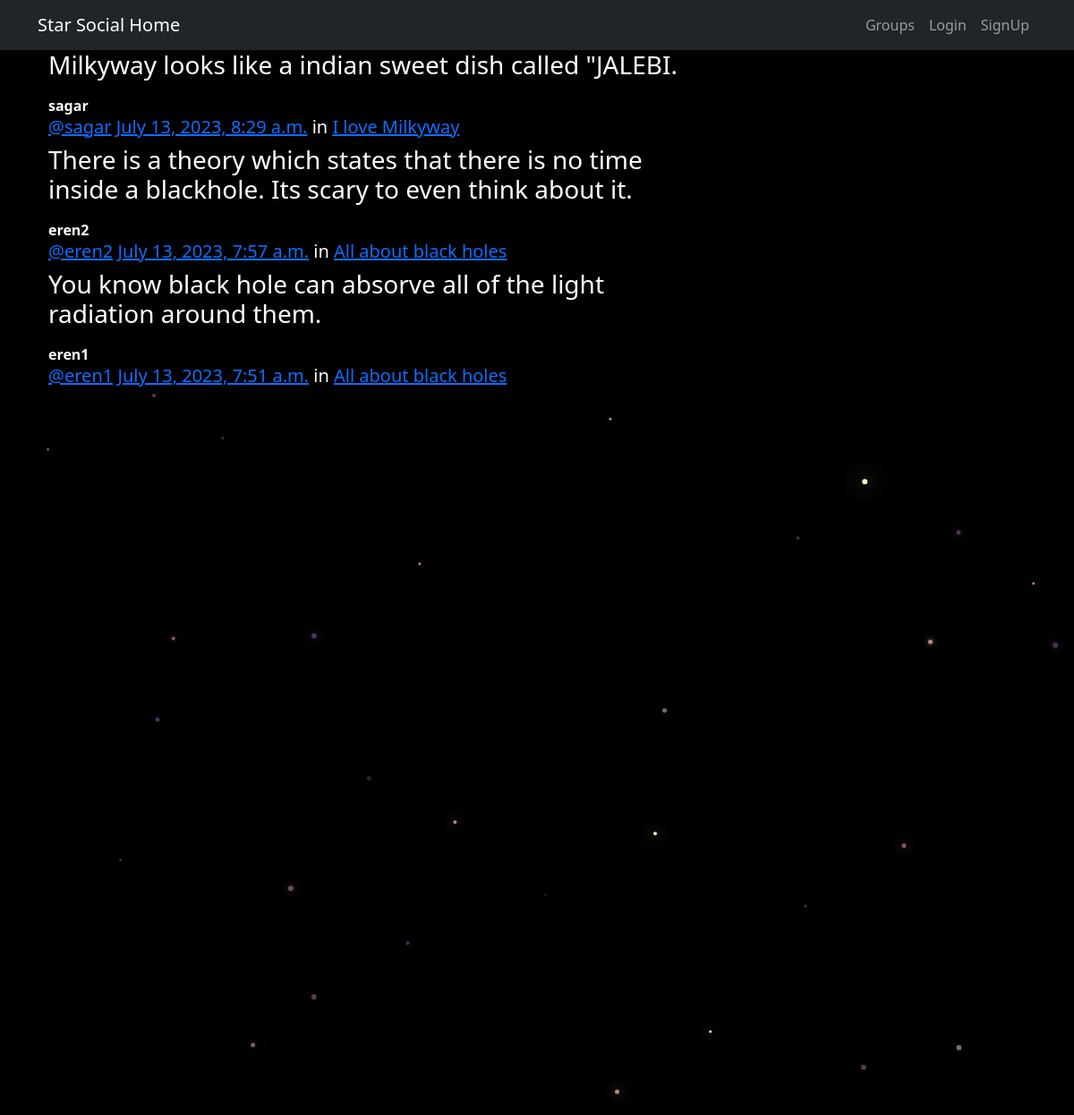
/posts/, run on the app's committed database.
### posts/models.py (models this page shows, shortened)
class Post(models.Model):
    user = models.ForeignKey(User, related_name="posts",on_delete=models.CASCADE)
    created_at = models.DateTimeField(auto_now=True)
    message = models.TextField()
    message_html = models.TextField(editable=False)
    group = models.ForeignKey(Group, related_name="posts",null=True, blank=True,on_delete=models.CASCADE)
    class Meta:
        ordering = ["-created_at"]
        unique_together = ["user", "message"]

### groups/models.py (models this page shows, shortened)
class Group(models.Model):
    name = models.CharField(max_length=255, unique=True)
    slug = models.SlugField(allow_unicode=True, unique=True)
    description = models.TextField(blank=True, default='')
    description_html = models.TextField(editable=False, default='', blank=True)
    members = models.ManyToManyField(User,through="GroupMember")
    class Meta:
        ordering = ["name"]

### posts/views.py (the view)
# urls.py: path("", views.PostList.as_view(), name="all"),
class PostList(SelectRelatedMixin, generic.ListView):
    model = models.Post
    select_related = ("user", "group")

### posts/templates/posts/post_list.html (shortened to what this page needs)
{% extends "posts/post_base.html" %}
{% load humanize %}
{% block post_content %}
<div class="col-md-8">
	{% for post in post_list %}
  {% include "posts/_post.html" %}
	{% endfor %}
</div>
{% endblock %}

### posts/templates/posts/_post.html (shortened to what this page needs)
<div class="post media">
	<h3>{{ post.message_html|safe }}</h3>
	<div class="media-body">
		<strong>{{ post.user.username }}</strong>
		<h5 class="media-heading">
			<span class="username"><a href="{% url 'posts:for_user' username=post.user.username %}">@{{ post.user.username }}</a></span>
			<time class="time"><a href="{% url 'posts:single' username=post.user.username pk=post.pk %}">{{ post.created_at }}</a></time>
			{% if post.group %}
			<span class="group-name">in <a href="#">{{ post.group.name }}</a></span>
			{% endif %}
		</h5>
	</div>
</div>

### static/ilovespace/css/master.css (style rules this page uses)
body { margin: 0; overflow: hidden; background-color: black; color:white; }

### data on the page
Post: message_html "Milkyway looks like a indian sweet dish called \"JALEBI.", user.username "sagar", created_at "July 13, 2023, 8:29 a.m.", group.name "I love Milkyway"
Post: message_html "There is a theory which states that there is no time inside a blackhole. Its scary to even think about it.", user.username "eren2", created_at "July 13, 2023, 7:57 a.m.", group.name "All about black holes"
Post: message_html "You know black hole can absorve all of the light radiation around them.", user.username "eren1", created_at "July 13, 2023, 7:51 a.m.", group.name "All about black holes"
